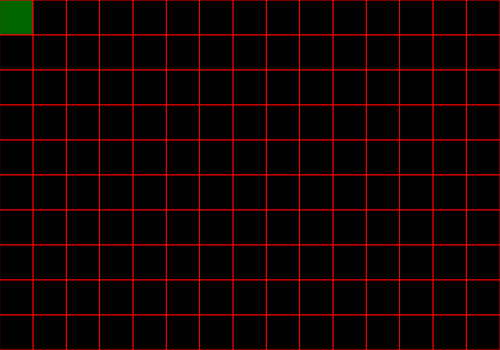
Frame 1 (no input)
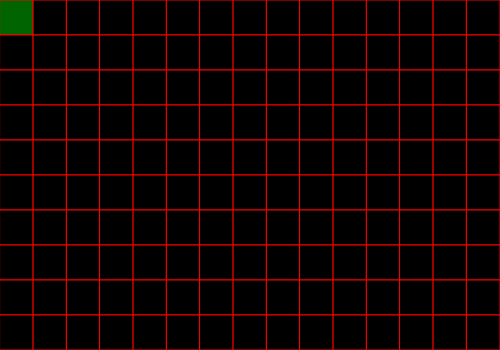
Frame 60 (no input)
Frame 120 (the mouse pressed at the canvas centre since frame 60): identical to frame 60, image omitted

The p5.js sketch that drew these frames (run headless with seeded random() and noise() and a simulated clock; from frame 60 on, the mouse is pressed at the canvas centre):

// p5.js sketch
// ── sketch.js
const widt = 500
const xQ = 15
const heigt = 350
const yQ = (350/500)*xQ

let xDrop = 0
let yDrop = 0
const matrix = []
const snake = [[0, 0]]

function setup() {
  createCanvas(widt, heigt);
  background(220);
  
  for (let i = 0; i < xQ; i++) {
    const coluna = []
    matrix.push(coluna)
    for (let j = 0; j < int(yQ); j++) {
      const celula = new cell(xDrop, yDrop)
      coluna.push(celula)
      yDrop += heigt/int(yQ)
    }
    xDrop += widt/xQ
    yDrop = 0
  }
}

function draw() {
  snake.forEach(bodyPart => {
    matrix[bodyPart[0]][bodyPart[1]].color = "darkgreen"
  })
  
  matrix.forEach(column => {
    column.forEach(cell => {
      cell.paint()
    })
  })
}

class cell {
  constructor(x, y) {
    this.x = x
    this.y = y
    this.color = "black"
  }
  
  paint() {
    stroke("red")
    fill(this.color)
    rect(this.x, this.y, widt/xQ, heigt/int(yQ))
  }
}
